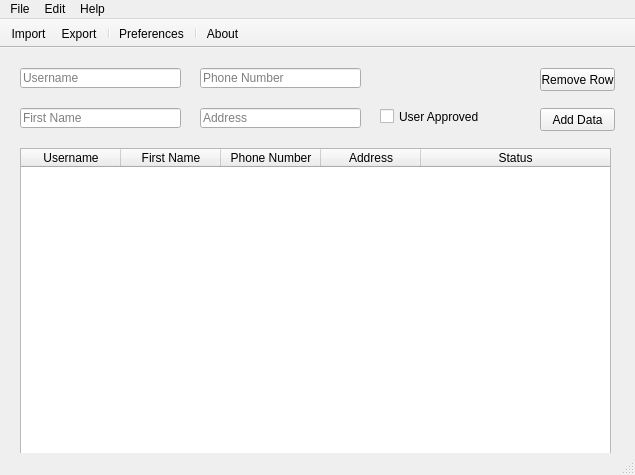
<?xml version="1.0" encoding="UTF-8"?>
<ui version="4.0">
 <class>mainWindow</class>
 <widget class="QMainWindow" name="mainWindow">
  <property name="geometry">
   <rect>
    <x>0</x>
    <y>0</y>
    <width>635</width>
    <height>475</height>
   </rect>
  </property>
  <property name="windowTitle">
   <string>PyDataMan 0.1</string>
  </property>
  <widget class="QWidget" name="centralwidget">
   <widget class="QLineEdit" name="userName">
    <property name="geometry">
     <rect>
      <x>20</x>
      <y>20</y>
      <width>161</width>
      <height>20</height>
     </rect>
    </property>
    <property name="placeholderText">
     <string>Username</string>
    </property>
   </widget>
   <widget class="QLineEdit" name="firstName">
    <property name="geometry">
     <rect>
      <x>20</x>
      <y>60</y>
      <width>161</width>
      <height>20</height>
     </rect>
    </property>
    <property name="placeholderText">
     <string>First Name</string>
    </property>
   </widget>
   <widget class="QLineEdit" name="phoneNumber">
    <property name="geometry">
     <rect>
      <x>200</x>
      <y>20</y>
      <width>161</width>
      <height>20</height>
     </rect>
    </property>
    <property name="placeholderText">
     <string>Phone Number</string>
    </property>
   </widget>
   <widget class="QLineEdit" name="address">
    <property name="geometry">
     <rect>
      <x>200</x>
      <y>60</y>
      <width>161</width>
      <height>20</height>
     </rect>
    </property>
    <property name="placeholderText">
     <string>Address</string>
    </property>
   </widget>
   <widget class="QTableWidget" name="mainTable">
    <property name="geometry">
     <rect>
      <x>20</x>
      <y>100</y>
      <width>591</width>
      <height>311</height>
     </rect>
    </property>
    <attribute name="horizontalHeaderStretchLastSection">
     <bool>true</bool>
    </attribute>
    <column>
     <property name="text">
      <string>Username</string>
     </property>
    </column>
    <column>
     <property name="text">
      <string>First Name</string>
     </property>
    </column>
    <column>
     <property name="text">
      <string>Phone Number</string>
     </property>
    </column>
    <column>
     <property name="text">
      <string>Address</string>
     </property>
    </column>
    <column>
     <property name="text">
      <string>Status</string>
     </property>
    </column>
   </widget>
   <widget class="QPushButton" name="addData">
    <property name="geometry">
     <rect>
      <x>540</x>
      <y>60</y>
      <width>75</width>
      <height>23</height>
     </rect>
    </property>
    <property name="text">
     <string>Add Data</string>
    </property>
   </widget>
   <widget class="QPushButton" name="removeRow">
    <property name="geometry">
     <rect>
      <x>540</x>
      <y>20</y>
      <width>75</width>
      <height>23</height>
     </rect>
    </property>
    <property name="text">
     <string>Remove Row</string>
    </property>
   </widget>
   <widget class="QCheckBox" name="approved">
    <property name="geometry">
     <rect>
      <x>380</x>
      <y>60</y>
      <width>101</width>
      <height>17</height>
     </rect>
    </property>
    <property name="text">
     <string>User Approved</string>
    </property>
   </widget>
  </widget>
  <widget class="QMenuBar" name="mainMenubar">
   <property name="geometry">
    <rect>
     <x>0</x>
     <y>0</y>
     <width>635</width>
     <height>21</height>
    </rect>
   </property>
   <widget class="QMenu" name="menuFile">
    <property name="title">
     <string>File</string>
    </property>
    <addaction name="actionExport"/>
    <addaction name="actionImport"/>
    <addaction name="separator"/>
    <addaction name="actionExit"/>
   </widget>
   <widget class="QMenu" name="menuEdit">
    <property name="title">
     <string>Edit</string>
    </property>
    <addaction name="actionPreferences"/>
   </widget>
   <widget class="QMenu" name="menuHelp">
    <property name="title">
     <string>Help</string>
    </property>
    <addaction name="actionAbout"/>
   </widget>
   <addaction name="menuFile"/>
   <addaction name="menuEdit"/>
   <addaction name="menuHelp"/>
  </widget>
  <widget class="QStatusBar" name="mainStatusbar"/>
  <widget class="QToolBar" name="mainToolbar">
   <property name="windowTitle">
    <string>toolBar</string>
   </property>
   <property name="movable">
    <bool>false</bool>
   </property>
   <attribute name="toolBarArea">
    <enum>TopToolBarArea</enum>
   </attribute>
   <attribute name="toolBarBreak">
    <bool>false</bool>
   </attribute>
   <addaction name="actionImport"/>
   <addaction name="actionExport"/>
   <addaction name="separator"/>
   <addaction name="actionPreferences"/>
   <addaction name="separator"/>
   <addaction name="actionAbout"/>
  </widget>
  <action name="actionExport">
   <property name="text">
    <string>Export</string>
   </property>
  </action>
  <action name="actionImport">
   <property name="text">
    <string>Import</string>
   </property>
  </action>
  <action name="actionExit">
   <property name="text">
    <string>Exit</string>
   </property>
  </action>
  <action name="actionPreferences">
   <property name="text">
    <string>Preferences</string>
   </property>
  </action>
  <action name="actionAbout">
   <property name="text">
    <string>About</string>
   </property>
  </action>
 </widget>
 <resources/>
 <connections/>
</ui>
